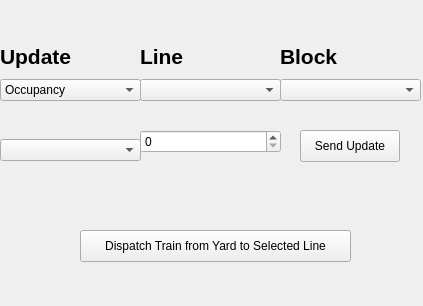
<?xml version="1.0" encoding="UTF-8"?>
<ui version="4.0">
 <class>TrackModelTestUI</class>
 <widget class="QWidget" name="TrackModelTestUI">
  <property name="geometry">
   <rect>
    <x>0</x>
    <y>0</y>
    <width>423</width>
    <height>306</height>
   </rect>
  </property>
  <property name="windowTitle">
   <string>TrackModelTestUI</string>
  </property>
  <widget class="QWidget" name="verticalLayoutWidget">
   <property name="geometry">
    <rect>
     <x>0</x>
     <y>40</y>
     <width>141</width>
     <height>61</height>
    </rect>
   </property>
   <layout class="QVBoxLayout" name="verticalLayout">
    <item>
     <widget class="QLabel" name="label">
      <property name="font">
       <font>
        <pointsize>16</pointsize>
        <bold>true</bold>
       </font>
      </property>
      <property name="text">
       <string>Update</string>
      </property>
     </widget>
    </item>
    <item>
     <widget class="QComboBox" name="updateTypeDropdown">
      <item>
       <property name="text">
        <string>Occupancy</string>
       </property>
      </item>
      <item>
       <property name="text">
        <string>Switch Position</string>
       </property>
      </item>
      <item>
       <property name="text">
        <string>Maintenance</string>
       </property>
      </item>
      <item>
       <property name="text">
        <string>Authority</string>
       </property>
      </item>
      <item>
       <property name="text">
        <string>Failure</string>
       </property>
      </item>
      <item>
       <property name="text">
        <string>Commanded Speed</string>
       </property>
      </item>
      <item>
       <property name="text">
        <string>Signal</string>
       </property>
      </item>
     </widget>
    </item>
   </layout>
  </widget>
  <widget class="QWidget" name="verticalLayoutWidget_4">
   <property name="geometry">
    <rect>
     <x>140</x>
     <y>40</y>
     <width>141</width>
     <height>61</height>
    </rect>
   </property>
   <layout class="QVBoxLayout" name="verticalLayout_4">
    <item>
     <widget class="QLabel" name="label_4">
      <property name="font">
       <font>
        <pointsize>16</pointsize>
        <bold>true</bold>
       </font>
      </property>
      <property name="text">
       <string>Line</string>
      </property>
     </widget>
    </item>
    <item>
     <widget class="QComboBox" name="lineDropDown"/>
    </item>
   </layout>
  </widget>
  <widget class="QWidget" name="verticalLayoutWidget_5">
   <property name="geometry">
    <rect>
     <x>280</x>
     <y>40</y>
     <width>141</width>
     <height>61</height>
    </rect>
   </property>
   <layout class="QVBoxLayout" name="verticalLayout_5">
    <item>
     <widget class="QLabel" name="label_5">
      <property name="font">
       <font>
        <pointsize>16</pointsize>
        <bold>true</bold>
       </font>
      </property>
      <property name="text">
       <string>Block</string>
      </property>
     </widget>
    </item>
    <item>
     <widget class="QComboBox" name="blockDropDown"/>
    </item>
   </layout>
  </widget>
  <widget class="QPushButton" name="updateButton">
   <property name="geometry">
    <rect>
     <x>300</x>
     <y>130</y>
     <width>100</width>
     <height>32</height>
    </rect>
   </property>
   <property name="text">
    <string>Send Update</string>
   </property>
  </widget>
  <widget class="QWidget" name="verticalLayoutWidget_6">
   <property name="geometry">
    <rect>
     <x>0</x>
     <y>100</y>
     <width>141</width>
     <height>61</height>
    </rect>
   </property>
   <layout class="QVBoxLayout" name="verticalLayout_6">
    <item>
     <widget class="QLabel" name="updateValueLabel">
      <property name="font">
       <font>
        <pointsize>16</pointsize>
        <bold>true</bold>
       </font>
      </property>
      <property name="text">
       <string/>
      </property>
     </widget>
    </item>
    <item>
     <widget class="QComboBox" name="inputValueDropdown">
      <property name="enabled">
       <bool>true</bool>
      </property>
     </widget>
    </item>
   </layout>
  </widget>
  <widget class="QWidget" name="verticalLayoutWidget_7">
   <property name="geometry">
    <rect>
     <x>140</x>
     <y>100</y>
     <width>141</width>
     <height>61</height>
    </rect>
   </property>
   <layout class="QVBoxLayout" name="verticalLayout_7">
    <item>
     <widget class="QLabel" name="updateValueSpinboxLabel">
      <property name="font">
       <font>
        <pointsize>16</pointsize>
        <bold>true</bold>
       </font>
      </property>
      <property name="text">
       <string/>
      </property>
     </widget>
    </item>
    <item>
     <widget class="QSpinBox" name="inputValueSpinBox">
      <property name="wrapping">
       <bool>false</bool>
      </property>
     </widget>
    </item>
    <item>
     <spacer name="verticalSpacer">
      <property name="orientation">
       <enum>Qt::Vertical</enum>
      </property>
      <property name="sizeHint" stdset="0">
       <size>
        <width>20</width>
        <height>40</height>
       </size>
      </property>
     </spacer>
    </item>
   </layout>
  </widget>
  <widget class="QPushButton" name="dispatchTrainButton">
   <property name="geometry">
    <rect>
     <x>80</x>
     <y>230</y>
     <width>271</width>
     <height>32</height>
    </rect>
   </property>
   <property name="text">
    <string>Dispatch Train from Yard to Selected Line</string>
   </property>
   <property name="checkable">
    <bool>true</bool>
   </property>
  </widget>
 </widget>
 <resources/>
 <connections/>
</ui>
